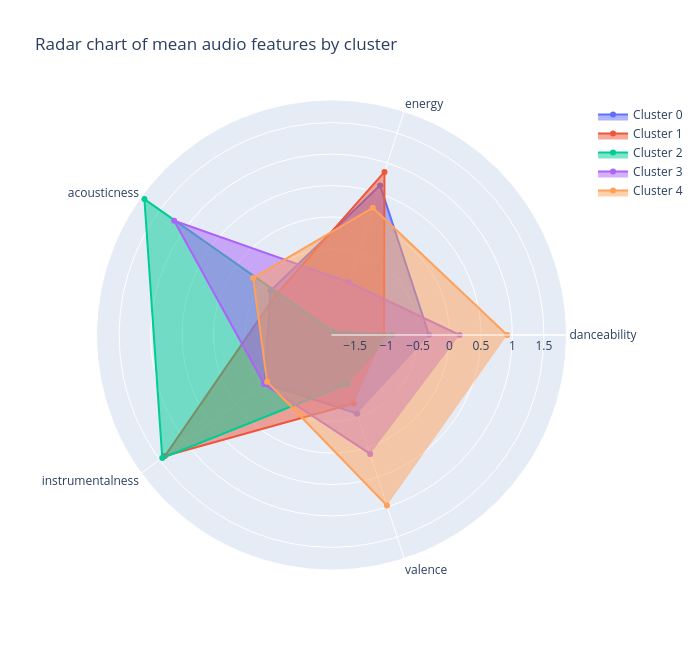

Notebook cell for this chart:
### Markdown cell above
### 5.2.&nbsp; Radar Chart

### Code cell
scatter_objects = []

# labels for the arms of the chart (feature names, without 'cluster')
categories = cluster_feat_means.columns

for cluster in cluster_feat_means.index:

    # mean value of every feature for this cluster
    cluster_means = cluster_feat_means.loc[cluster]

    cluster_scatter = go.Scatterpolar(
        r = cluster_means,
        theta = categories,
        fill = 'toself',
        name = f'Cluster {cluster}'
    )
    scatter_objects.append(cluster_scatter)

fig = go.Figure()
fig.add_traces(scatter_objects)
fig.update_layout(
    title_text = 'Radar chart of mean audio features by cluster',
    height = 650,
    width = 700,
    polar = dict(radialaxis = dict(visible = True)),
    showlegend = True
)
fig.show()

### Figure 1 — Plotly figure (JSON) as saved in the notebook; plotly's stock layout.template omitted (floating-point values rounded to 4 significant figures)
{"data": [{"fill": "toself", "name": "Cluster 0", "r": [-0.3247, 0.625, -0.6769, -0.5617, -0.5608], "theta": ["danceability", "energy", "acousticness", "instrumentalness", "valence"], "type": "scatterpolar"}, {"fill": "toself", "name": "Cluster 1", "r": [-1.04, 0.8495, -0.7838, 1.398, -0.7314], "theta": ["danceability", "energy", "acousticness", "instrumentalness", "valence"], "type": "scatterpolar"}, {"fill": "toself", "name": "Cluster 2", "r": [-0.9146, -1.815, 1.8, 1.449, -1.055], "theta": ["danceability", "energy", "acousticness", "instrumentalness", "valence"], "type": "scatterpolar"}, {"fill": "toself", "name": "Cluster 3", "r": [0.1598, -0.9912, 1.216, -0.5502, 0.1122], "theta": ["danceability", "energy", "acousticness", "instrumentalness", "valence"], "type": "scatterpolar"}, {"fill": "toself", "name": "Cluster 4", "r": [0.9175, 0.2528, -0.336, -0.6093, 0.9752], "theta": ["danceability", "energy", "acousticness", "instrumentalness", "valence"], "type": "scatterpolar"}], "layout": {"height": 650, "polar": {"radialaxis": {"visible": true}}, "showlegend": true, "title": {"text": "Radar chart of mean audio features by cluster"}, "width": 700}}
